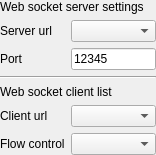
<?xml version="1.0" encoding="UTF-8"?>
<ui version="4.0">
 <class>SAKWebSocketServerDeviceController</class>
 <widget class="QWidget" name="SAKWebSocketServerDeviceController">
  <property name="geometry">
   <rect>
    <x>0</x>
    <y>0</y>
    <width>156</width>
    <height>143</height>
   </rect>
  </property>
  <property name="windowTitle">
   <string>Form</string>
  </property>
  <layout class="QGridLayout" name="gridLayout">
   <property name="leftMargin">
    <number>0</number>
   </property>
   <property name="topMargin">
    <number>0</number>
   </property>
   <property name="rightMargin">
    <number>0</number>
   </property>
   <property name="bottomMargin">
    <number>0</number>
   </property>
   <item row="4" column="0" colspan="2">
    <widget class="QLabel" name="label_6">
     <property name="text">
      <string>Web socket client list</string>
     </property>
    </widget>
   </item>
   <item row="1" column="1">
    <widget class="QComboBox" name="serverhostComboBox"/>
   </item>
   <item row="3" column="0" colspan="2">
    <widget class="Line" name="line">
     <property name="orientation">
      <enum>Qt::Horizontal</enum>
     </property>
    </widget>
   </item>
   <item row="5" column="1">
    <widget class="QComboBox" name="clientHostComboBox"/>
   </item>
   <item row="1" column="0">
    <widget class="QLabel" name="label_3">
     <property name="text">
      <string>Server url</string>
     </property>
    </widget>
   </item>
   <item row="2" column="1">
    <widget class="QLineEdit" name="serverPortLineEdit">
     <property name="text">
      <string notr="true">12345</string>
     </property>
    </widget>
   </item>
   <item row="2" column="0">
    <widget class="QLabel" name="label_4">
     <property name="text">
      <string>Port</string>
     </property>
    </widget>
   </item>
   <item row="0" column="0" colspan="2">
    <widget class="QLabel" name="label_5">
     <property name="text">
      <string>Web socket server settings</string>
     </property>
    </widget>
   </item>
   <item row="5" column="0">
    <widget class="QLabel" name="label">
     <property name="text">
      <string>Client url</string>
     </property>
    </widget>
   </item>
   <item row="6" column="0">
    <widget class="QLabel" name="label_2">
     <property name="text">
      <string>Flow control</string>
     </property>
    </widget>
   </item>
   <item row="6" column="1">
    <widget class="QComboBox" name="sendingTypeComboBox"/>
   </item>
  </layout>
 </widget>
 <resources/>
 <connections/>
</ui>
